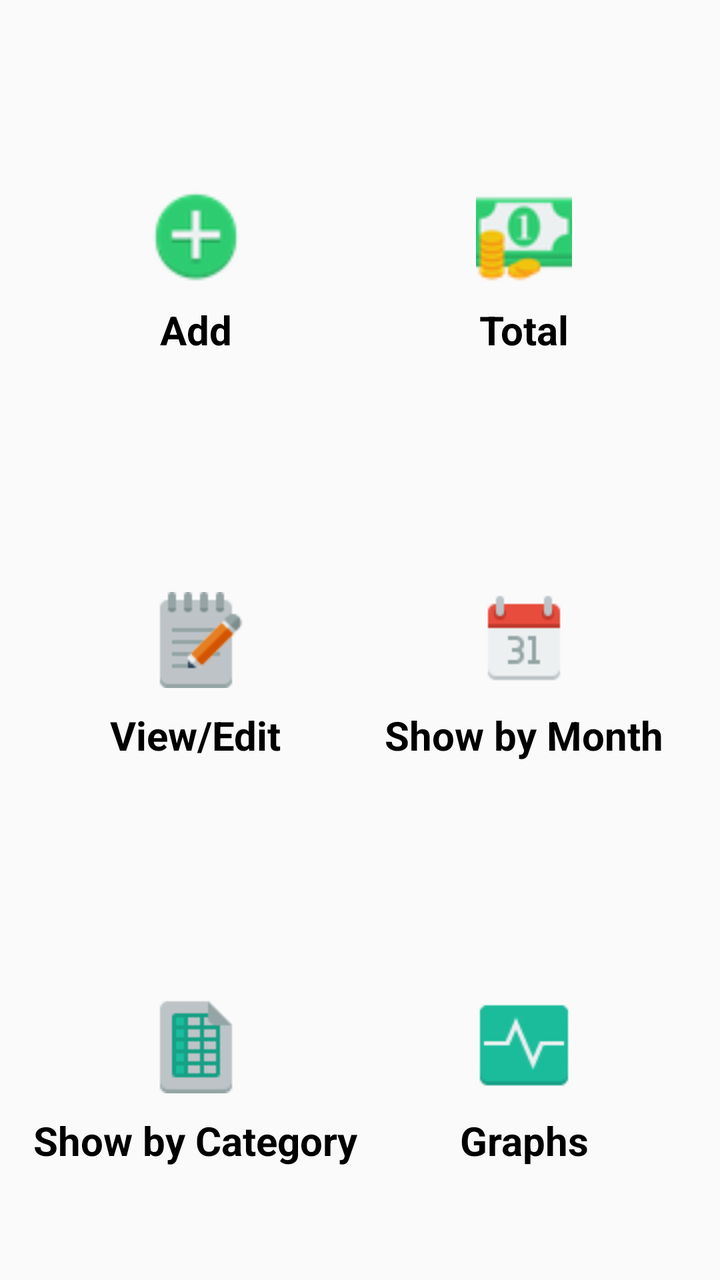
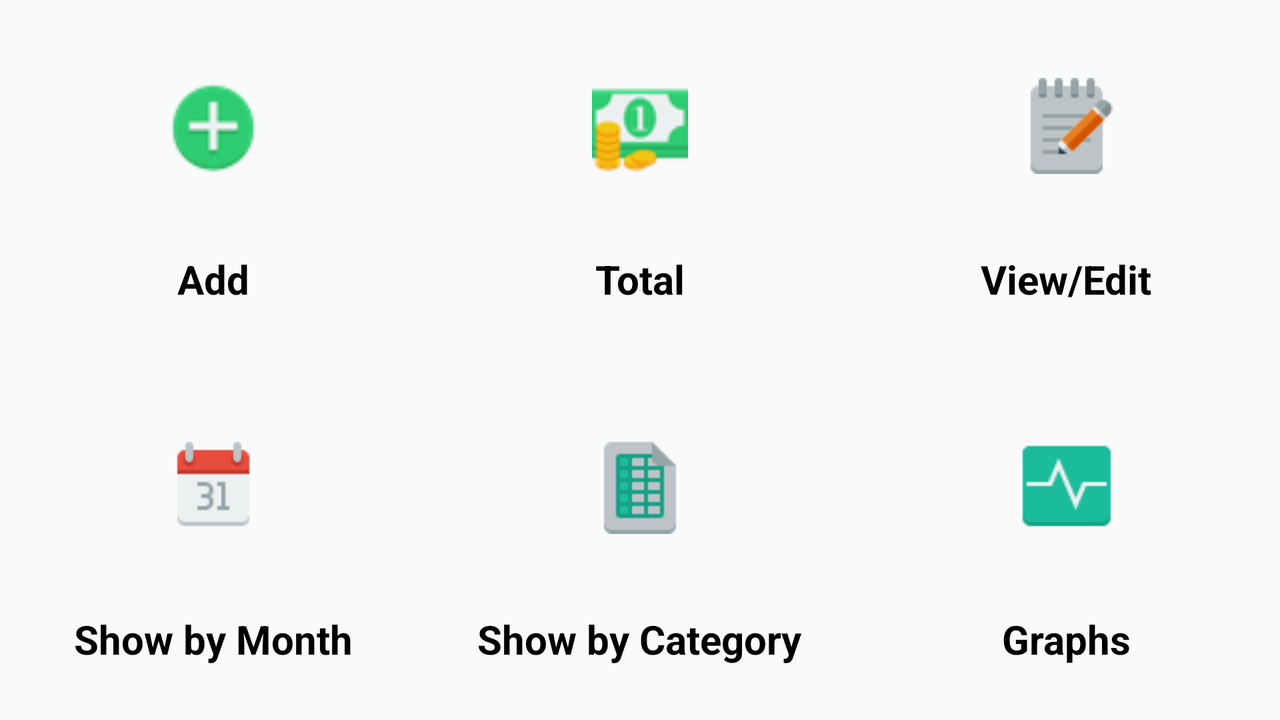

Compare how this app lays out the same screen by default and in its alternative resource folder. The renders come first, then the two layout files and the values they reference.
<!-- AndroidManifest.xml: application theme AppTheme -->
<!-- res/layout/fragment_home.xml -->
<?xml version="1.0" encoding="utf-8"?>
<RelativeLayout xmlns:android="http://schemas.android.com/apk/res/android"
    android:layout_width="match_parent"
    android:layout_height="match_parent"
    android:padding="16dp"
    android:background="@drawable/a4">


    <LinearLayout
        android:layout_width="match_parent"
        android:layout_height="match_parent"
        android:id="@+id/linear1"
        android:orientation="horizontal"
        android:weightSum="1.0" >



        <LinearLayout
            android:layout_width="0dp"
            android:layout_height="match_parent"
            android:layout_weight="0.5"
            android:orientation="vertical"
            android:id="@+id/linear2"
            android:weightSum="3.0" >

            <RelativeLayout
                android:layout_width="match_parent"
                android:layout_height="0dp"
                android:layout_weight="1.0"

                >

                <ImageView
                    android:id="@+id/imageview01"
                    android:layout_width="match_parent"
                    android:layout_height="wrap_content"
                    android:layout_centerInParent="true"
                    android:src="@drawable/addentry"
                    android:padding="10dp"
                    />

                <TextView
                    android:layout_width="wrap_content"
                    android:layout_height="wrap_content"
                    android:layout_below="@+id/imageview01"
                    android:layout_centerHorizontal="true"
                    android:text="Add"
                    android:textColor="#000000"
                    android:textSize="20sp"
                    android:textStyle="bold" />
            </RelativeLayout>

            <RelativeLayout
                android:layout_width="match_parent"
                android:layout_height="0dp"
                android:layout_weight="1.0"
                >
                <ImageView
                    android:id="@+id/imageview10"
                    android:layout_width="wrap_content"
                    android:layout_height="wrap_content"
                    android:layout_centerInParent="true"
                    android:src="@drawable/editnew"
                    android:padding="10dp"/>

                <TextView
                    android:layout_width="wrap_content"
                    android:layout_height="wrap_content"
                    android:layout_below="@+id/imageview10"
                    android:layout_centerHorizontal="true"
                    android:text="View/Edit"
                    android:textColor="#000000"
                    android:textSize="20sp"
                    android:textStyle="bold" />
            </RelativeLayout>

            <RelativeLayout
                android:layout_width="match_parent"
                android:layout_height="0dp"
                android:layout_weight="1.0" >
                <ImageView
                    android:id="@+id/imageview20"
                    android:layout_width="wrap_content"
                    android:layout_height="wrap_content"
                    android:layout_centerInParent="true"
                    android:src="@drawable/category"
                    android:onClick="showcat"
                    android:padding="10dp"/>

                <TextView
                    android:layout_width="wrap_content"
                    android:layout_height="wrap_content"
                    android:layout_below="@+id/imageview20"
                    android:layout_centerHorizontal="true"
                    android:text="Show by Category"
                    android:textColor="#000000"
                    android:gravity="center"
                    android:textSize="20sp"
                    android:textStyle="bold" />
            </RelativeLayout>


        </LinearLayout>

        <LinearLayout
            android:layout_width="0dp"
            android:layout_height="match_parent"
            android:layout_weight="0.5"

            android:orientation="vertical"
            android:weightSum="3.0" >

            <RelativeLayout
                android:layout_width="match_parent"
                android:layout_height="0dp"
                android:layout_weight="1.0"
                >
                <ImageView
                    android:id="@+id/imageview02"
                    android:layout_width="wrap_content"
                    android:layout_height="wrap_content"
                    android:layout_centerInParent="true"
                    android:src="@drawable/sum"
                    android:padding="10dp"/>

                <TextView
                    android:layout_width="wrap_content"
                    android:layout_height="wrap_content"
                    android:layout_below="@+id/imageview02"
                    android:layout_centerHorizontal="true"
                    android:text="Total"
                    android:textColor="#000000"
                    android:textSize="20sp"
                    android:textStyle="bold" />
            </RelativeLayout>

            <RelativeLayout
                android:layout_width="match_parent"
                android:layout_height="0dp"
                android:layout_weight="1.0"
                >
                <ImageView
                    android:id="@+id/imageview11"
                    android:layout_width="wrap_content"
                    android:layout_height="wrap_content"
                    android:layout_centerInParent="true"
                    android:src="@drawable/calender"
                    android:onClick="showmonth"
                    android:padding="10dp"/>

                <TextView
                    android:layout_width="wrap_content"
                    android:layout_height="wrap_content"
                    android:layout_below="@+id/imageview11"
                    android:layout_centerHorizontal="true"
                    android:text="Show by Month"
                    android:textColor="#000000"
                    android:textSize="20sp"
                    android:textStyle="bold" />
            </RelativeLayout>

            <RelativeLayout
                android:layout_width="match_parent"
                android:layout_height="0dp"
                android:layout_weight="1.0" >
                <ImageView
                    android:id="@+id/imageview21"
                    android:layout_width="wrap_content"
                    android:layout_height="wrap_content"
                    android:layout_centerInParent="true"
                    android:src="@drawable/graph1"
                    android:onClick="graphs"
                    android:padding="10dp"/>

                <TextView
                    android:layout_width="wrap_content"
                    android:layout_height="wrap_content"
                    android:layout_below="@+id/imageview21"
                    android:layout_centerHorizontal="true"
                    android:text="Graphs"
                    android:textColor="#000000"
                    android:gravity="center"
                    android:textSize="20sp"
                    android:textStyle="bold" />
            </RelativeLayout>


        </LinearLayout>
    </LinearLayout>





</RelativeLayout>
<!-- resources referenced by this layout -->
<resources>
  <!-- drawable addentry: png bitmap (drawable-ldpi, 2030 bytes) -->
  <!-- drawable calender: png bitmap (drawable-ldpi, 1608 bytes) -->
  <!-- drawable category: png bitmap (drawable-ldpi, 1443 bytes) -->
  <!-- drawable editnew: png bitmap (drawable-ldpi, 1953 bytes) -->
  <!-- drawable graph1: png bitmap (drawable-ldpi, 1361 bytes) -->
  <!-- drawable sum: png bitmap (drawable-ldpi, 2285 bytes) -->
  <style name="AppTheme" parent="Theme.AppCompat.Light.NoActionBar">
          
          <item name="colorPrimary">@color/darkblue</item>
          <item name="colorPrimaryDark">@color/darkblue</item>
      </style>
  <color name="darkblue">#096290</color>
</resources>
<!-- res/layout-land/fragment_home.xml (the repository's variant of the layout above) -->
<!-- drawn on the phone turned sideways -->
<?xml version="1.0" encoding="utf-8"?>
<LinearLayout xmlns:android="http://schemas.android.com/apk/res/android"
    android:id="@+id/linear1"
    android:layout_width="match_parent"
    android:layout_height="match_parent"
    android:background="@drawable/a4"
    android:orientation="vertical"
    android:weightSum="2.0">


    <LinearLayout
        android:id="@+id/linear2"
        android:layout_width="match_parent"
        android:layout_height="0dp"
        android:layout_weight="1.0"
        android:orientation="horizontal"
        android:weightSum="3.0">

        <LinearLayout
            android:layout_width="0dp"
            android:layout_height="match_parent"
            android:layout_weight="1.0"
            android:onClick="adddatas"
            android:orientation="vertical"
            android:weightSum="1.0">

            <ImageView
                android:id="@+id/imageview01"
                android:layout_width="wrap_content"
                android:layout_height="0dp"

                android:layout_gravity="center"
                android:layout_weight="0.7"
                android:padding="10dp"
                android:src="@drawable/addentry" />

            <TextView
                android:layout_width="wrap_content"
                android:layout_height="0dp"
                android:layout_gravity="center"
                android:layout_weight="0.3"
                android:text="Add"
                android:textColor="#000000"
                android:textSize="20sp"
                android:textStyle="bold" />
        </LinearLayout>

        <LinearLayout
            android:layout_width="0dp"
            android:layout_height="match_parent"
            android:layout_weight="1.0"
            android:onClick="editdatas"
            android:orientation="vertical"
            android:weightSum="1.0">

            <ImageView
                android:id="@+id/imageview02"
                android:layout_width="wrap_content"
                android:layout_height="0dp"
                android:layout_gravity="center"
                android:layout_weight="0.7"
                android:padding="10dp"
                android:src="@drawable/sum" />

            <TextView
                android:layout_width="wrap_content"
                android:layout_height="0dp"
                android:layout_gravity="center"
                android:layout_weight="0.3"
                android:text="Total"
                android:textColor="#000000"
                android:textSize="20sp"
                android:textStyle="bold" />
        </LinearLayout>

        <LinearLayout
            android:layout_width="0dp"
            android:layout_height="match_parent"
            android:layout_weight="1.0"
            android:onClick="viewdatas"
            android:orientation="vertical"
            android:weightSum="1.0">

            <ImageView
                android:id="@+id/imageview10"
                android:layout_width="wrap_content"
                android:layout_height="0dp"
                android:layout_gravity="center"
                android:layout_weight="0.7"

                android:padding="10dp"
                android:src="@drawable/editnew" />

            <TextView
                android:layout_width="wrap_content"
                android:layout_height="0dp"
                android:layout_gravity="center"
                android:layout_weight="0.3"

                android:text="View/Edit"
                android:textColor="#000000"
                android:textSize="20sp"
                android:textStyle="bold" />
        </LinearLayout>


    </LinearLayout>

    <LinearLayout
        android:id="@+id/linear3"
        android:layout_width="match_parent"
        android:layout_height="0dp"
        android:layout_weight="1.0"
        android:orientation="horizontal"

        android:weightSum="3.0">

        <LinearLayout
            android:layout_width="0dp"
            android:layout_height="match_parent"
            android:layout_weight="1.0"
            android:orientation="vertical"
            android:weightSum="1.0">

            <ImageView
                android:id="@+id/imageview11"
                android:layout_width="wrap_content"
                android:layout_height="0dp"
                android:layout_gravity="center"
                android:layout_weight="0.7"
                android:onClick="showmonth"
                android:padding="10dp"
                android:src="@drawable/calender" />

            <TextView
                android:layout_width="wrap_content"
                android:layout_height="0dp"
                android:layout_gravity="center"
                android:layout_weight="0.3"
                android:text="Show by Month"
                android:textColor="#000000"
                android:textSize="20sp"
                android:textStyle="bold" />
        </LinearLayout>

        <LinearLayout
            android:layout_width="0dp"
            android:layout_height="match_parent"
            android:layout_weight="1.0"
            android:orientation="vertical"
            android:weightSum="1.0">

            <ImageView
                android:id="@+id/imageview20"
                android:layout_width="wrap_content"
                android:layout_height="0dp"
                android:layout_gravity="center"
                android:layout_weight="0.7"
                android:onClick="showcat"
                android:padding="10dp"
                android:src="@drawable/category" />

            <TextView
                android:layout_width="wrap_content"
                android:layout_height="0dp"
                android:layout_gravity="center"
                android:layout_weight="0.3"
                android:text="Show by Category"
                android:textColor="#000000"
                android:textSize="20sp"
                android:textStyle="bold" />
        </LinearLayout>


        <LinearLayout
            android:layout_width="0dp"
            android:layout_height="match_parent"
            android:layout_weight="1.0"
            android:orientation="vertical"
            android:weightSum="1.0">

            <ImageView
                android:id="@+id/imageview21"
                android:layout_width="wrap_content"
                android:layout_height="0dp"
                android:layout_gravity="center"
                android:layout_weight="0.7"
                android:onClick="graphs"
                android:padding="10dp"
                android:src="@drawable/graph1" />

            <TextView
                android:layout_width="wrap_content"
                android:layout_height="0dp"
                android:layout_gravity="center"
                android:layout_weight="0.3"
                android:text="Graphs"
                android:textColor="#000000"
                android:textSize="20sp"
                android:textStyle="bold" />
        </LinearLayout>

    </LinearLayout>


</LinearLayout>
